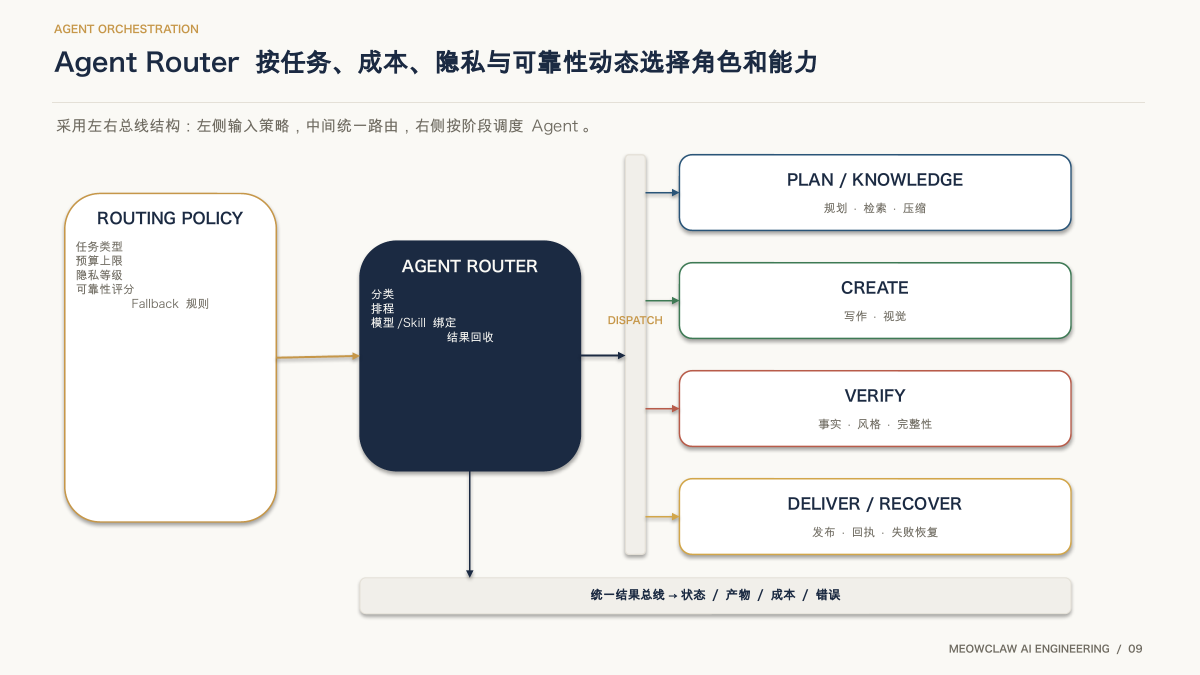
#> input picture Skills/article-html-to-ppt/assets/samples/ai-project-agent-router.png, 2400 x 1350 px (shown at 1/2 size)
$ python -i analysis.py   (imports and definitions only)
#> lines starting #> are read from the running program, lines starting #| are printed output that depends on the picture
from __future__ import annotations

from pathlib import Path
from typing import Any

from PIL import Image, ImageStat


def blank_score(image_path: Path) -> float:
    with Image.open(image_path) as image:
#> image is the input picture: PIL image 2400x1350 RGB; mean R, G, B 231.1, 231.3, 229.8
        rgba = image.convert("RGBA")
        background = Image.new("RGBA", rgba.size, (255, 255, 255, 255))
#> background: PIL image 2400x1350 RGBA; every value is 255
        composited = Image.alpha_composite(background, rgba).convert("RGB")
        sample = composited.copy()
        sample.thumbnail((320, 320))
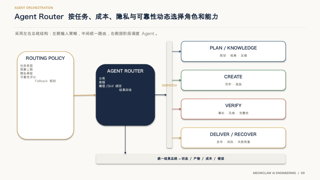
#> sample: PIL image 320x180 RGB; mean R, G, B 231, 231.2, 229.6
        pixels = list(sample.getdata())
#> pixels = 57600 items
    if not pixels:
        return 1.0

    quantized = Image.new("RGB", sample.size)
#> quantized: PIL image 320x180 RGB; every value is 0
    quantized.putdata(pixels)
    colors = quantized.quantize(colors=16, method=Image.MEDIANCUT).convert("RGB")
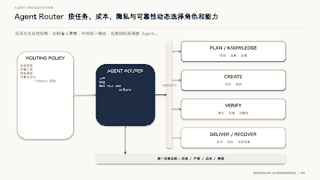
#> colors: PIL image 320x180 RGB; mean R, G, B 231.2, 231.3, 229.8
    dominant = colors.getcolors(maxcolors=sample.width * sample.height)
#> dominant = 16 items
    if dominant:
        _, background_color = max(dominant, key=lambda item: item[0])
#> background_color = (250, 249, 245)
    else:
        background_color = pixels[0]

    threshold = 8
    near_background = 0
    for pixel in pixels:
        if all(abs(pixel[channel] - background_color[channel]) <= threshold for channel in range(3)):
            near_background += 1
#> after the loop, near_background = 34383
    near_fraction = near_background / len(pixels)
#> near_fraction = 0.597

    stat = ImageStat.Stat(sample)
    mean_variance = sum(stat.var) / len(stat.var)
#> mean_variance = 2654.2
    variance_penalty = min(mean_variance / 8000.0, 1.0)
#> variance_penalty = 0.332
    return max(0.0, min(1.0, round(near_fraction * (1.0 - 0.15 * variance_penalty), 6)))


def image_metrics(image_path: Path) -> dict[str, Any]:
    with Image.open(image_path) as image:
        width, height = image.size
    return {
        "width_px": width,
        "height_px": height,
        "blank_score": blank_score(image_path),
    }

>>> result = blank_score('../../assets/samples/ai-project-agent-router.png')
#> result = 0.567

$ run again, on Skills/article-html-to-ppt/assets/samples/ai-project-core-upgrade-contact-sheet.png
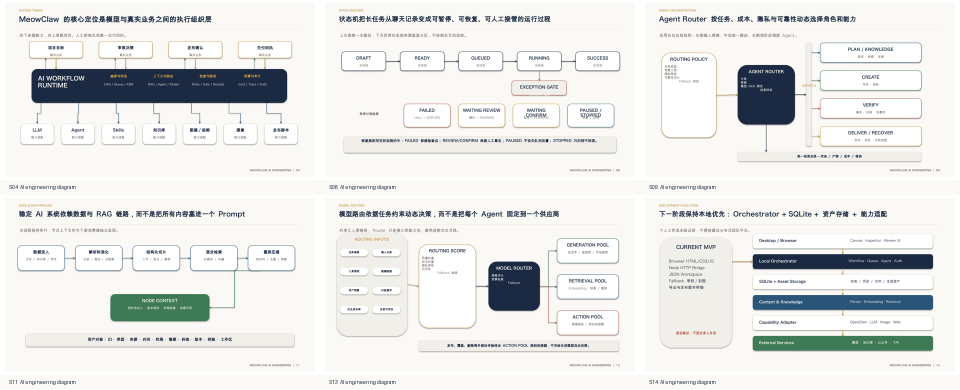
#> input picture Skills/article-html-to-ppt/assets/samples/ai-project-core-upgrade-contact-sheet.png, 1920 x 780 px (shown at 1/2 size)
#> in blank_score, image is the input picture: PIL image 1920x780 RGB; mean R, G, B 230.4, 231.5, 229.5
#> background: PIL image 1920x780 RGBA; every value is 255
#> in blank_score, `sample.thumbnail((320, 320))`:
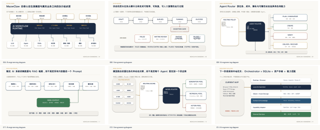
#> sample: PIL image 320x130 RGB; mean R, G, B 230.3, 231.4, 229.5
#> pixels = 41600 items
#> quantized: PIL image 320x130 RGB; every value is 0
#> in blank_score, `colors = quantized.quantize(colors=16, method=Image.MEDIANCUT).convert..`:
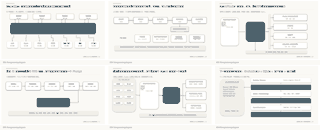
#> colors: PIL image 320x130 RGB; mean R, G, B 233.2, 233.8, 231.7
#> dominant = 16 items
#> background_color = (250, 249, 245)
#> the loop in blank_score, `for pixel in pixels:` made 41600 passes
#> pixel on passes 1 to 3: (255, 255, 255), (255, 255, 255), (255, 255, 254)
#> after the loop in blank_score, `for pixel in pixels:`: near_background = 24877
#> near_fraction = 0.598
#> mean_variance = 2254.3
#> variance_penalty = 0.282
#> result = 0.573

$ run again, on Skills/article-html-to-ppt/assets/samples/ai-project-model-routing.png
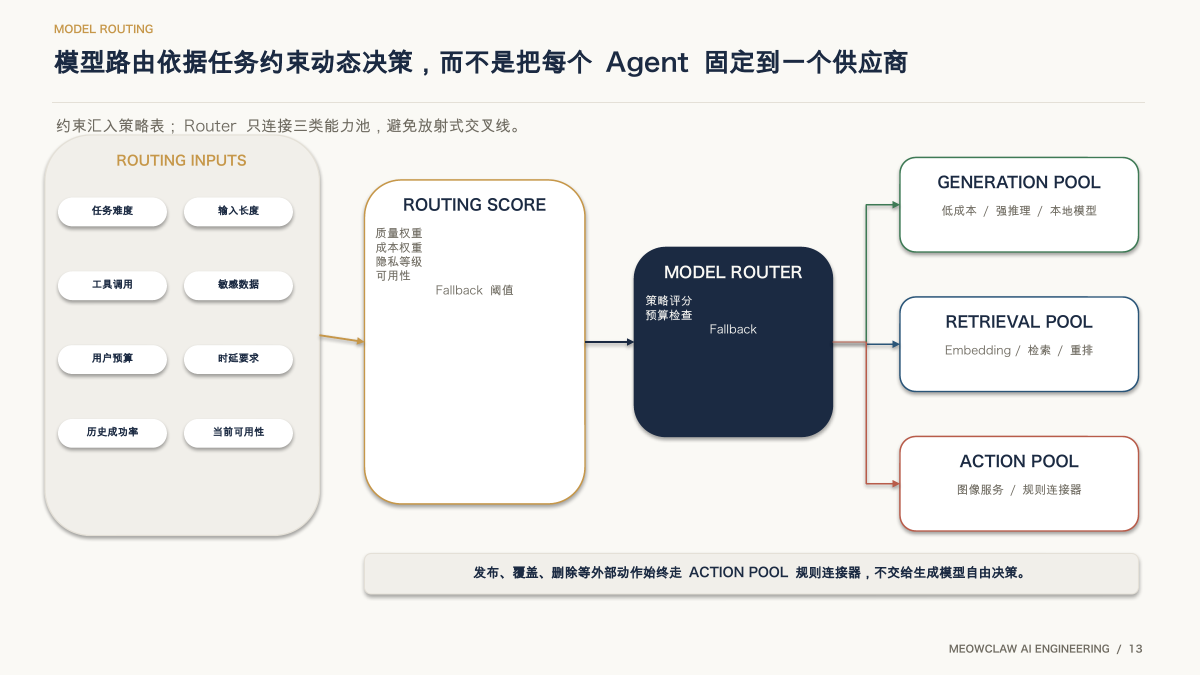
#> input picture Skills/article-html-to-ppt/assets/samples/ai-project-model-routing.png, 2400 x 1350 px (shown at 1/2 size)
#> in blank_score, image is the input picture: PIL image 2400x1350 RGB; mean R, G, B 232.5, 232.4, 230.5
#> background: PIL image 2400x1350 RGBA; every value is 255
#> in blank_score, `sample.thumbnail((320, 320))`:
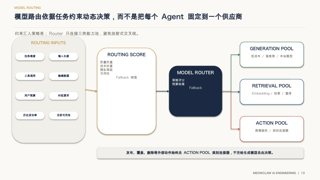
#> sample: PIL image 320x180 RGB; mean R, G, B 232.4, 232.3, 230.4
#> pixels = 57600 items
#> quantized: PIL image 320x180 RGB; every value is 0
#> in blank_score, `colors = quantized.quantize(colors=16, method=Image.MEDIANCUT).convert..`:
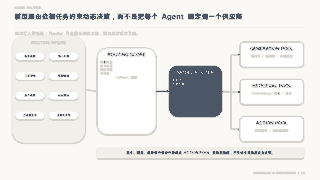
#> colors: PIL image 320x180 RGB; mean R, G, B 235.1, 234.7, 232.5
#> dominant = 16 items
#> background_color = (250, 249, 245)
#> after the loop in blank_score, `for pixel in pixels:`: near_background = 31917
#> near_fraction = 0.554
#> mean_variance = 2158.7
#> variance_penalty = 0.27
#> result = 0.532
